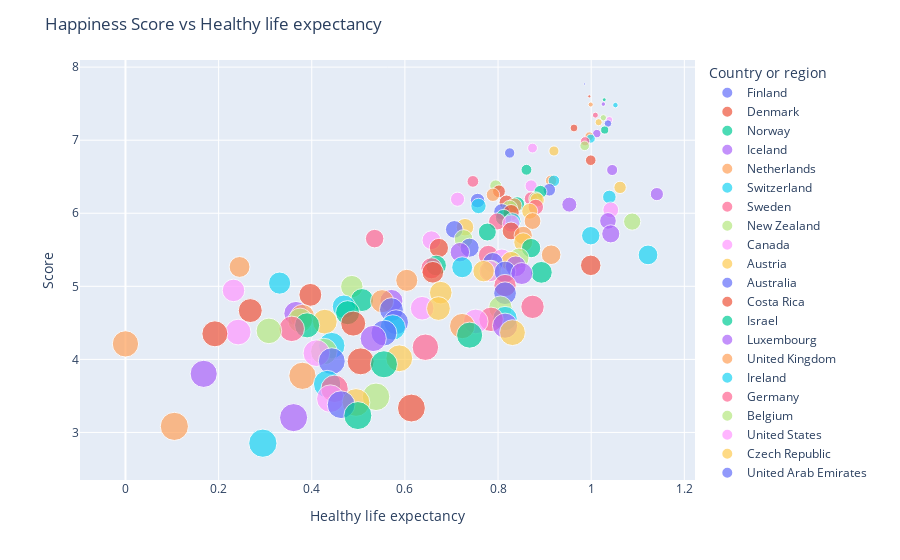

Notebook code cell kept with this figure:
### Code cell
# Plot the relationship between score and Healthy life expectancy

fig = px.scatter(happy_df, x = 'Healthy life expectancy', y = "Score", size = 'Overall rank', color = "Country or region", hover_name = "Country or region",
          trendline = "ols")

fig.update_layout(title_text = 'Happiness Score vs Healthy life expectancy')
fig.show()
